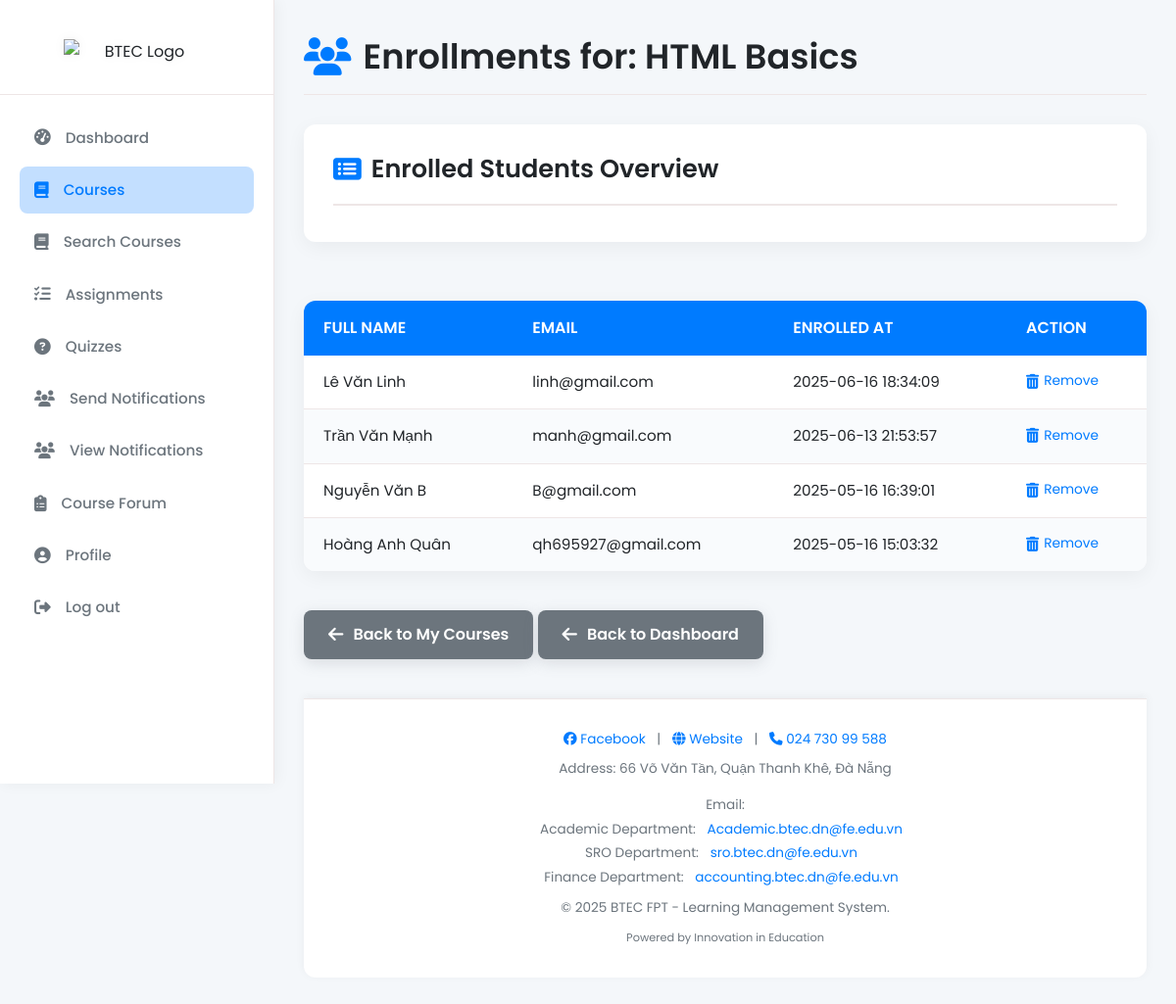
The app's page /module/teacher/user_management/teacher_enrollments.php?course_id=1 (signed in) with its own data.
### tables this page shows
CREATE TABLE `courses` (
  `id` int NOT NULL,
  `title` varchar(255) NOT NULL,
  `department` varchar(255) DEFAULT NULL,
  `description` text,
  `teacher_id` int DEFAULT NULL,
  `created_at` datetime DEFAULT CURRENT_TIMESTAMP
);

CREATE TABLE `enrollments` (
  `id` int NOT NULL,
  `user_id` int NOT NULL,
  `course_id` int NOT NULL,
  `status` enum('pending','approved','rejected') DEFAULT 'pending',
  `enrolled_at` datetime DEFAULT CURRENT_TIMESTAMP
);

CREATE TABLE `users` (
  `id` int NOT NULL,
  `fullname` varchar(255) NOT NULL,
  `email` varchar(255) NOT NULL,
  `password` varchar(255) NOT NULL,
  `role` enum('student','teacher','admin') DEFAULT 'student',
  `created_at` datetime DEFAULT CURRENT_TIMESTAMP,
  `status` enum('approved','pending') DEFAULT 'approved'
);

### module/teacher/user_management/teacher_enrollments.php (the view, shortened to what this page needs)
<?php
include "../../../includes/db_connect.php";
$course_id = intval($_GET['course_id']);
$stmt = $conn->prepare("SELECT title FROM courses WHERE id = ? AND teacher_id = ?");
$stmt->bind_param("ii", $course_id, $_SESSION['user_id']);
$stmt->execute();
$stmt->store_result();
$stmt->bind_result($course_title);
$result = $conn->query("
  SELECT e.id AS enroll_id, u.fullname, u.email, e.enrolled_at
  FROM enrollments e
  JOIN users u ON e.user_id = u.id
  WHERE e.course_id = $course_id
  ORDER BY e.enrolled_at DESC
");
?>
<!DOCTYPE html>
<html lang="en">
<head>
    <link rel="stylesheet" href="https://cdnjs.cloudflare.com/ajax/libs/font-awesome/6.5.0/css/all.min.css">
    <link rel="stylesheet" href="../../../css/style.css">
   <link rel="stylesheet" href="../../../css/teacher/teacher_enrollments.css">
</head>
<body>
    <?php include "../../../includes/teacher_sidebar.php"; ?>
    <div class="main-content">
        <div class="admin-page-header">
            <h2><i class="fas fa-users"></i> Enrollments for: <?= htmlspecialchars($course_title) ?></h2>
            </div>
        <div class="enrollments-overview">
            <h3><i class="fas fa-list-alt"></i> Enrolled Students Overview</h3>
        </div>
        <?php if ($result->num_rows > 0): ?>
            <table class="enrollment-table">
                <thead>
                    <tr>
                        <th>Full Name</th>
                        <th>Email</th>
                        <th>Enrolled At</th>
                        <th>Action</th>
                    </tr>
                </thead>
                <tbody>
                    <?php while ($row = $result->fetch_assoc()): ?>
                        <tr>
                            <td data-label="Full Name"><?= htmlspecialchars($row['fullname']) ?></td>
                            <td data-label="Email"><?= htmlspecialchars($row['email']) ?></td>
                            <td data-label="Enrolled At"><?= htmlspecialchars($row['enrolled_at']) ?></td>
                            <td data-label="Action" class="enrollment-actions">
                                <a href="teacher_enrollments.php?course_id=<?= htmlspecialchars($course_id) ?>&remove_id=<?= htmlspecialchars($row['enroll_id']) ?>" onclick="return confirm('Are you sure you want to remove this enrollment?')"><i class="fas fa-trash-alt"></i> Remove</a>
                            </td>
                        </tr>
                    <?php endwhile; ?>
                </tbody>
            </table>
            <?php $result->free(); ?> <?php else: ?>
            <p class="no-enrollments"><i class="fas fa-info-circle"></i> No students have enrolled in this course yet.</p>
        <?php endif; ?>
        <div class="back-to-courses">
            <a href="../courses/teacher_courses.php" class="back-button"><i class="fas fa-arrow-left"></i> Back to My Courses</a>
            <a href="../dashboard/teacher_dashboard.php" class="back-button"><i class="fas fa-arrow-left"></i> Back to Dashboard</a>
        </div>
        <?php include "../../../includes/footer.php"; ?>
    </div>
</body>
</html>

### css/style.css (style rules this page uses)
:root { --primary-color: #007bff; --accent-color: #dc3545; --background-light: #f4f7fa; --background-card: #ffffff; --text-dark: #212529; --text-medium: #6c757d; --text-light: #ced4da; --border-color: #eee6e6; --shadow-light: rgba(0, 0, 0, 0.05); --shadow-medium: rgba(0, 0, 0, 0.1); }
*, *::before, *::after { box-sizing: border-box; margin: 0; padding: 0; }
body { font-family: 'Poppins', sans-serif; background-color: var(--background-light); color: var(--text-dark); line-height: 1.6; display: flex; min-height: 100vh; }

### css/teacher/teacher_enrollments.css (style rules this page uses)
*, *::before, *::after { box-sizing: border-box; margin: 0; padding: 0; }
body { font-family: 'Poppins', sans-serif; background: var(--background-light); color: var(--text-dark); line-height: 1.6; min-height: 100vh; display: flex; overflow-x: hidden; transition: background 0.4s, color 0.4s; }
.main-content { margin-left: 280px; padding: 30px; flex-grow: 1; display: flex; flex-direction: column; background-color: var(--background-light); transition: margin-left 0.3s ease; }
.admin-page-header { display: flex; justify-content: space-between; align-items: center; margin-bottom: 30px; padding-bottom: 10px; border-bottom: 1px solid var(--border-color); }
.admin-page-header h2 { font-size: 2.2em; color: var(--text-dark); margin: 0; display: flex; align-items: center; font-weight: 600; }
.admin-page-header h2 i { margin-right: 12px; color: var(--primary-color); font-size: 1.1em; }
.enrollments-overview { background-color: var(--background-card); padding: 30px; border-radius: 12px; box-shadow: 0 5px 20px var(--shadow-light); margin-bottom: 30px; position: relative; }
.enrollments-overview > h3 { position: absolute; top: 25px; left: 30px; font-size: 1.6em; color: var(--text-dark); font-weight: 600; display: flex; align-items: center; padding-bottom: 15px; border-bottom: 2px solid var(--border-color); width: calc(100% - 60px); margin-bottom: 20px; }
.enrollments-overview > h3 i { margin-right: 10px; color: var(--primary-color); font-size: 1em; }
.enrollment-table { width: 100%; border-collapse: collapse; margin-top: 30px; background-color: var(--background-card); box-shadow: 0 5px 20px var(--shadow-light); border-radius: 12px; overflow: hidden; }
.enrollment-table thead th { background-color: var(--primary-color); color: white; padding: 15px 20px; text-align: left; font-weight: 600; font-size: 1em; text-transform: uppercase; }
.enrollment-table tbody td { padding: 15px 20px; border-bottom: 1px solid var(--border-color); color: var(--text-dark); font-size: 0.95em; }
.enrollment-table tbody tr:last-child td { border-bottom: none; }
.enrollment-table tbody tr:nth-child(even) { background-color: #f9fbfd; }
.enrollment-actions a { color: var(--primary-color); text-decoration: none; margin-right: 12px; transition: color 0.2s ease, transform 0.2s ease; display: inline-flex; align-items: center; font-size: 0.9em; }
.enrollment-actions a i { margin-right: 5px; font-size: 1.1em; }
.enrollment-actions a:last-child { margin-right: 0; }
.back-button { display: inline-flex; align-items: center; padding: 12px 25px; background-color: #6c757d; color: white; text-decoration: none; border-radius: 8px; font-weight: 600; transition: background-color 0.3s ease, transform 0.2s ease, box-shadow 0.3s ease; box-shadow: 0 4px 15px rgba(108, 117, 125, 0.2); margin-top: 40px; text-align: center; }
.back-button i { margin-right: 10px; font-size: 1.1em; }

### records on screen
courses: title "HTML Basics"
enrollments: user.fullname "Lê Văn Linh", user.email "linh@gmail.com", enrolled_at "2025-06-16 18:34:09"
enrollments: user.fullname "Trần Văn Mạnh", user.email "manh@gmail.com", enrolled_at "2025-06-13 21:53:57"
enrollments: user.fullname "Nguyễn Văn B", user.email "B@gmail.com", enrolled_at "2025-05-16 16:39:01"
enrollments: user.fullname "Hoàng Anh Quân", user.email "qh695927@gmail.com", enrolled_at "2025-05-16 15:03:32"
